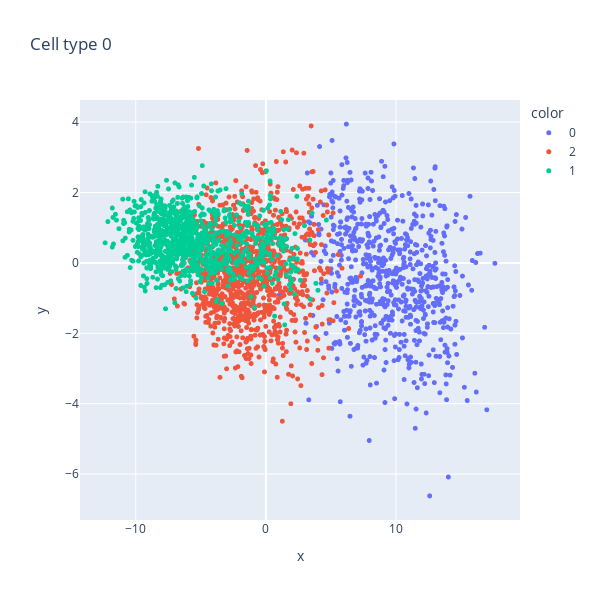
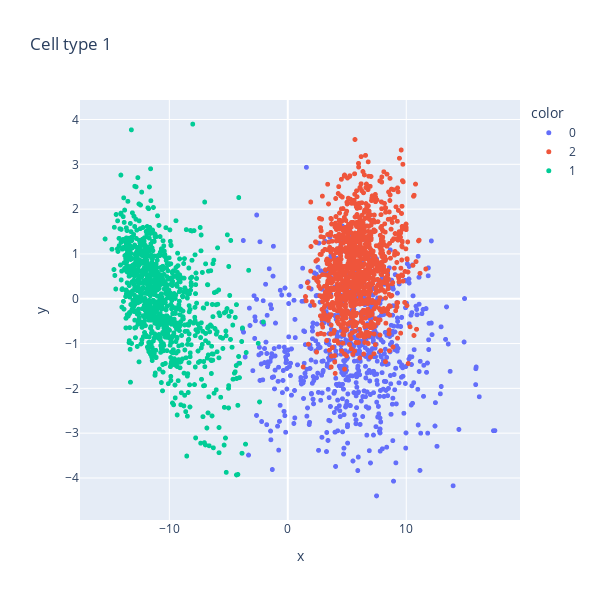
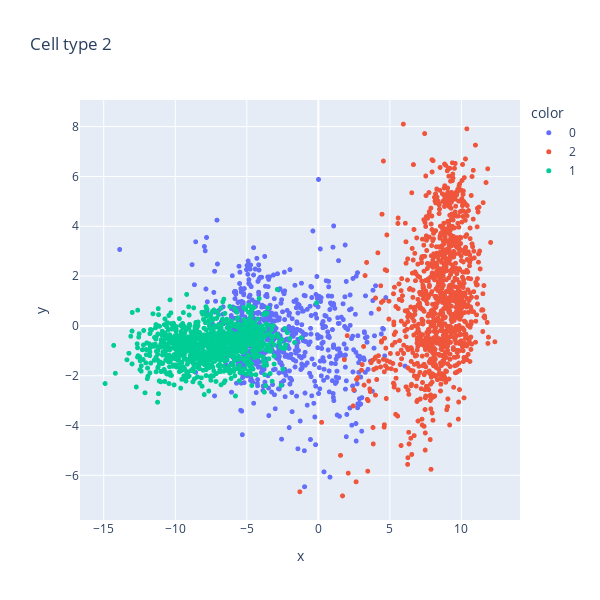

Notebook cell for these charts, in order:
### Markdown cell above
## Plot cells in component space

### Code cell
for c in range(n_cell_types):

    vals, vecs = torch.linalg.eigh(b[c])
    vals = vals.flip([0])
    vecs = vecs.flip([1])

    adata.obsm["X_Q"] = adata.X @ vecs[:, :3].numpy()  # project into component space

    fig = px.scatter(
        x=adata.obsm["X_Q"][:, 0],
        y=adata.obsm["X_Q"][:, 1],
        color=adata.obs["cell_type"],
        title=f"Cell type {c}",
        width=600,
        height=600,
    )
    fig.update_traces(marker=dict(size=5))
    fig.show()

### Figure 1 — Plotly figure (JSON) as saved in the notebook; plotly's stock layout.template omitted (floating-point values rounded to 4 significant figures; data arrays with more than 128 entries replaced by an {"elided": "..."} marker saying what was removed)
{"data": [{"hovertemplate": "color=0<br>x=%{x}<br>y=%{y}<extra></extra>", "legendgroup": "0", "marker": {"color": "#636efa", "size": 5, "symbol": "circle"}, "mode": "markers", "name": "0", "showlegend": true, "type": "scattergl", "x": {"elided": "700 float values"}, "xaxis": "x", "y": {"elided": "700 float values"}, "yaxis": "y"}, {"hovertemplate": "color=2<br>x=%{x}<br>y=%{y}<extra></extra>", "legendgroup": "2", "marker": {"color": "#EF553B", "size": 5, "symbol": "circle"}, "mode": "markers", "name": "2", "showlegend": true, "type": "scattergl", "x": {"elided": "1072 float values"}, "xaxis": "x", "y": {"elided": "1072 float values"}, "yaxis": "y"}, {"hovertemplate": "color=1<br>x=%{x}<br>y=%{y}<extra></extra>", "legendgroup": "1", "marker": {"color": "#00cc96", "size": 5, "symbol": "circle"}, "mode": "markers", "name": "1", "showlegend": true, "type": "scattergl", "x": {"elided": "958 float values"}, "xaxis": "x", "y": {"elided": "958 float values"}, "yaxis": "y"}], "layout": {"height": 600, "legend": {"title": {"text": "color"}, "tracegroupgap": 0}, "title": {"text": "Cell type 0"}, "width": 600, "xaxis": {"anchor": "y", "domain": [0, 1], "title": {"text": "x"}}, "yaxis": {"anchor": "x", "domain": [0, 1], "title": {"text": "y"}}}}

### Figure 2 — Plotly figure (JSON) as saved in the notebook; plotly's stock layout.template omitted (floating-point values rounded to 4 significant figures; data arrays with more than 128 entries replaced by an {"elided": "..."} marker saying what was removed)
{"data": [{"hovertemplate": "color=0<br>x=%{x}<br>y=%{y}<extra></extra>", "legendgroup": "0", "marker": {"color": "#636efa", "size": 5, "symbol": "circle"}, "mode": "markers", "name": "0", "showlegend": true, "type": "scattergl", "x": {"elided": "700 float values"}, "xaxis": "x", "y": {"elided": "700 float values"}, "yaxis": "y"}, {"hovertemplate": "color=2<br>x=%{x}<br>y=%{y}<extra></extra>", "legendgroup": "2", "marker": {"color": "#EF553B", "size": 5, "symbol": "circle"}, "mode": "markers", "name": "2", "showlegend": true, "type": "scattergl", "x": {"elided": "1072 float values"}, "xaxis": "x", "y": {"elided": "1072 float values"}, "yaxis": "y"}, {"hovertemplate": "color=1<br>x=%{x}<br>y=%{y}<extra></extra>", "legendgroup": "1", "marker": {"color": "#00cc96", "size": 5, "symbol": "circle"}, "mode": "markers", "name": "1", "showlegend": true, "type": "scattergl", "x": {"elided": "958 float values"}, "xaxis": "x", "y": {"elided": "958 float values"}, "yaxis": "y"}], "layout": {"height": 600, "legend": {"title": {"text": "color"}, "tracegroupgap": 0}, "title": {"text": "Cell type 1"}, "width": 600, "xaxis": {"anchor": "y", "domain": [0, 1], "title": {"text": "x"}}, "yaxis": {"anchor": "x", "domain": [0, 1], "title": {"text": "y"}}}}

### Figure 3 — Plotly figure (JSON) as saved in the notebook; plotly's stock layout.template omitted (floating-point values rounded to 4 significant figures; data arrays with more than 128 entries replaced by an {"elided": "..."} marker saying what was removed)
{"data": [{"hovertemplate": "color=0<br>x=%{x}<br>y=%{y}<extra></extra>", "legendgroup": "0", "marker": {"color": "#636efa", "size": 5, "symbol": "circle"}, "mode": "markers", "name": "0", "showlegend": true, "type": "scattergl", "x": {"elided": "700 float values"}, "xaxis": "x", "y": {"elided": "700 float values"}, "yaxis": "y"}, {"hovertemplate": "color=2<br>x=%{x}<br>y=%{y}<extra></extra>", "legendgroup": "2", "marker": {"color": "#EF553B", "size": 5, "symbol": "circle"}, "mode": "markers", "name": "2", "showlegend": true, "type": "scattergl", "x": {"elided": "1072 float values"}, "xaxis": "x", "y": {"elided": "1072 float values"}, "yaxis": "y"}, {"hovertemplate": "color=1<br>x=%{x}<br>y=%{y}<extra></extra>", "legendgroup": "1", "marker": {"color": "#00cc96", "size": 5, "symbol": "circle"}, "mode": "markers", "name": "1", "showlegend": true, "type": "scattergl", "x": {"elided": "958 float values"}, "xaxis": "x", "y": {"elided": "958 float values"}, "yaxis": "y"}], "layout": {"height": 600, "legend": {"title": {"text": "color"}, "tracegroupgap": 0}, "title": {"text": "Cell type 2"}, "width": 600, "xaxis": {"anchor": "y", "domain": [0, 1], "title": {"text": "x"}}, "yaxis": {"anchor": "x", "domain": [0, 1], "title": {"text": "y"}}}}
